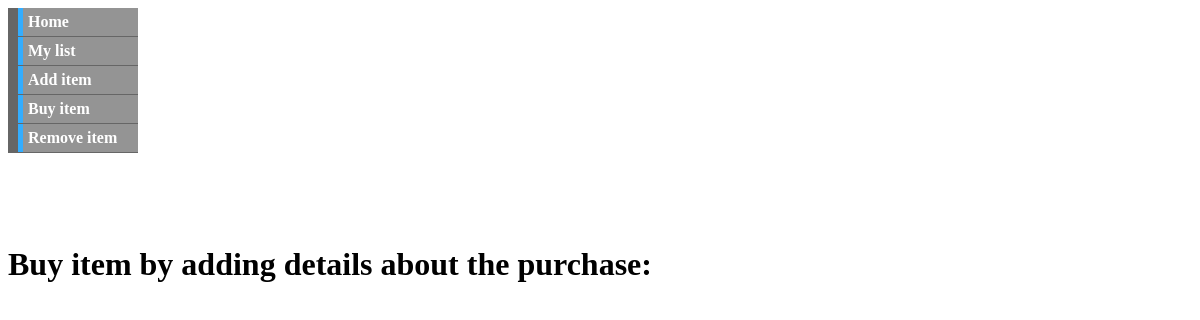
The app's page /shopping_list/buy (signed in), older data.
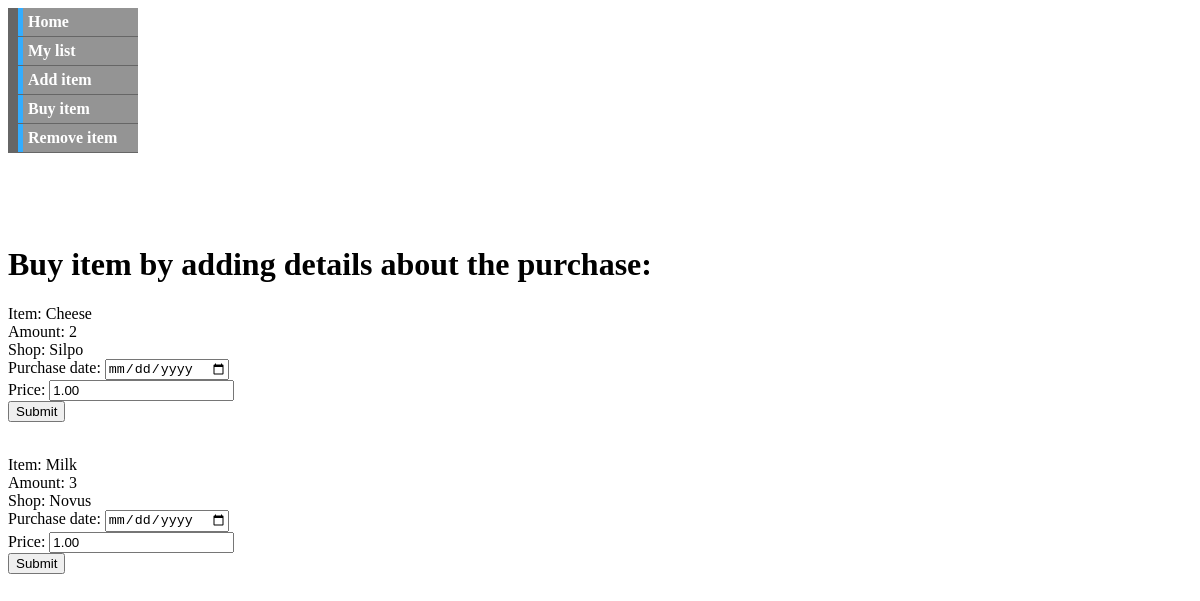
The same page, newer data.
### slist/models.py (models this page shows)
class ShoppingList(models.Model):
    list_id = models.UUIDField()
    item_id = models.ForeignKey('Item', on_delete=models.CASCADE)
    quantity = models.IntegerField()
    price = models.DecimalField(decimal_places=2, max_digits=10, null=True)
    status = models.CharField(default='available', max_length=14)
    buy_date = models.DateField(null=True)

class Item(models.Model):
    name = models.CharField(max_length=50)
    shop_id = models.ForeignKey(MallList, on_delete=models.CASCADE)

class MallList(models.Model):
    name = models.CharField(max_length=50)
    list_id = models.UUIDField()

### slist/views.py (the view, shortened to what this page needs)
# urls.py: path('buy', views.buy_item, name='buy_item'),
def buy_item(request):
    if not request.user.is_authenticated:
        return redirect('http://127.0.0.1:8000/user/login/')
    user_list = UserToList.objects.filter(user_id=request.user.id).first()
    result = (ShoppingList.objects.filter(list_id=user_list.list_id).exclude(buy_date__isnull=False).all())
    return render(request, 'buy_form.html', {'shopping_list_data': result})

### templates/buy_form.html (shortened to what this page needs)
<!DOCTYPE html>
<html lang="en">
<head>
  </head>
  <body>
    <ul id="navbar">
      <li><a href="http://127.0.0.1:8000/user/">Home</a></li>
      <li><a href="/shopping_list/">My list</a></li>
      <li><a href="/shopping_list/add">Add item</a></li>
      <li><a href="/shopping_list/buy">Buy item</a></li>
      <li><a href="/shopping_list/remove">Remove item</a></li>
</ul>
<br>
<br>
<br>
<br>
<h1>Buy item by adding details about the purchase:</h1>
<form action="/shopping_list/buy" method="post">
    {% for item in shopping_list_data %}
        <p> Item: {{ item.item_id.name }} <br> Amount: {{ item.quantity }} <br> Shop: {{item.item_id.shop_id.name}}<br>
    <label >Purchase date:</label>
    <input type="date" placeholder ="buy_date"> <br>
    <label >Price:</label>
    <input type="number" value="1.00" placeholder = "price"> <br>
    <input type="submit">
    <br> <br>
{% endfor %}
<br>
<br>
</form>
</body>
</html>

### templates/buy_form.html (style rules this page uses)
#navbar { margin: 0; padding: 0; list-style-type: none; width: 130px; }
#navbar li { border-left: 10px solid #666; border-bottom: 1px solid #666; }
#navbar a { background-color: #949494; color: #fff; padding: 5px; text-decoration: none; font-weight: bold; border-left: 5px solid #33ADFF; display: block; }

Row changes from the older to the newer data that the page shows:
added ShoppingList: item_id.name "Cheese", quantity "2", item_id.shop_id.name "Silpo"
added ShoppingList: item_id.name "Milk", quantity "3", item_id.shop_id.name "Novus"
